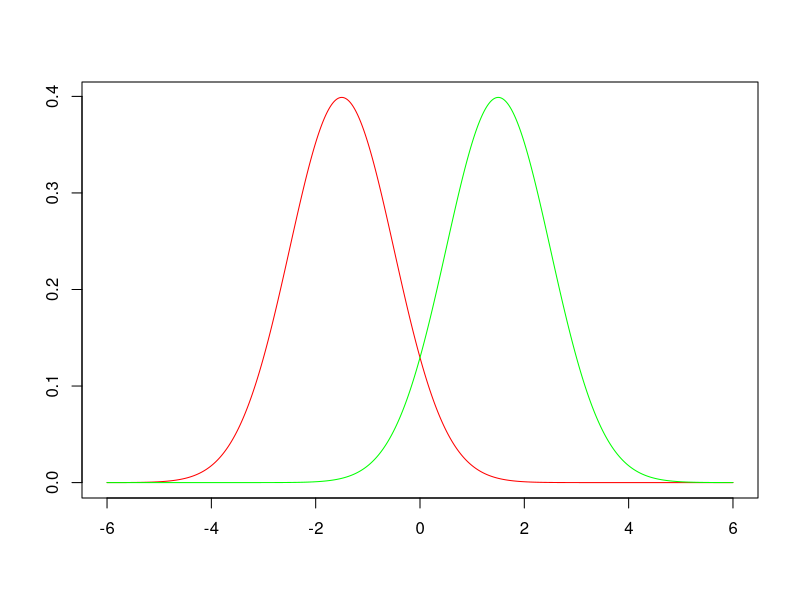

Recreate this plot in R. (Note: this script raises an error after producing the figure.)
#To create the Normal Plots
x = seq(-6,6, by = 0.01)
plot(x,dnorm(x,-1.5,1),xlab = "", ylab = "", col = "red", type = "l")
lines(x,dnorm(x,1.5,1),col = "green")

#Example
x1 = c(3,2,4,1,5)
mean(x1)
x2 = c(6,5,4,5,5)
mean(x2)
sum((x1 - mean(x1))^2)
sum((x2 - mean(x2))^2)
x = c(x1,x2)
class.x = rep(c(1,2),each = 5)
(x = matrix(cbind(x,class.x),nrow = 10))
lda.posterior1 = .5*dnorm(x[,1],3,sqrt(1.5))/(.5*dnorm(x[,1],3,sqrt(1.5)) + .5*dnorm(x[,1],5,sqrt(1.5)))

lda.posterior2 = .5*dnorm(x[,1],5,sqrt(1.5))/(.5*dnorm(x[,1],3,sqrt(1.5)) + .5*dnorm(x[,1],5,sqrt(1.5)))

(lda.x = cbind(x,lda.posterior1,lda.posterior2))

library(MASS)
?lda 
lda.r = lda(class.x~x[,1])
pred.lda = predict(lda.r)
pred.lda
table(class.x,pred.lda$class)


#LDA for Breast Cancer
head(bc)
#Split the bc data set into training and test
sample <- sample.int(n = nrow(bc), 
                     size = floor(.75*nrow(bc)), 
                     replace = F)
train <- bc[sample,]
test  <- bc[-sample, ]
head(train)
bc.lda = lda(Class ~ Cell.size,data = train)
bc.lda
lda.pred = predict(bc.lda,test)
table(test$Class,lda.pred$class)
cbind(lda.pred$class,test$Cell.size)

#For more than one predictor
X = matrix(c(3,2,4,6,5,4,7,4,7,9,7,8),nrow = 6)
class.x = rep(c(1,2),each = 3)
X = as.matrix(cbind(X,class.x))

cov(X[1:3,1:2])
cov(X[4:6,1:2])

cov.x = matrix(c(1,1,1,2),nrow = 2)
library(mvtnorm)
posterior.lda1 = 0.5*dmvnorm(X[,1:2],mean = c(3,6), sigma = cov.x)/(0.5 *(dmvnorm(X[,1:2],mean = c(3,6), sigma = cov.x) + dmvnorm(X[,1:2],mean = c(5,8), sigma = cov.x)))
posterior.lda2 = 0.5*dmvnorm(X[,1:2],mean = c(5,8), sigma = cov.x)/(0.5 *(dmvnorm(X[,1:2],mean = c(3,6), sigma = cov.x) + dmvnorm(X[,1:2],mean = c(5,8), sigma = cov.x)))

cbind(X,round(posterior.lda1,3),round(posterior.lda2,3))

lda.x2 = lda(class.x ~ X[,1:2])
pred.lda2 = predict(lda.x2)



bc.lda2 = lda(Class ~ Cell.size + Cl.thickness + Cell.shape,data = train)
bc.lda2
lda.pred2 = predict(bc.lda2,test)
table(test$Class,lda.pred2$class)
